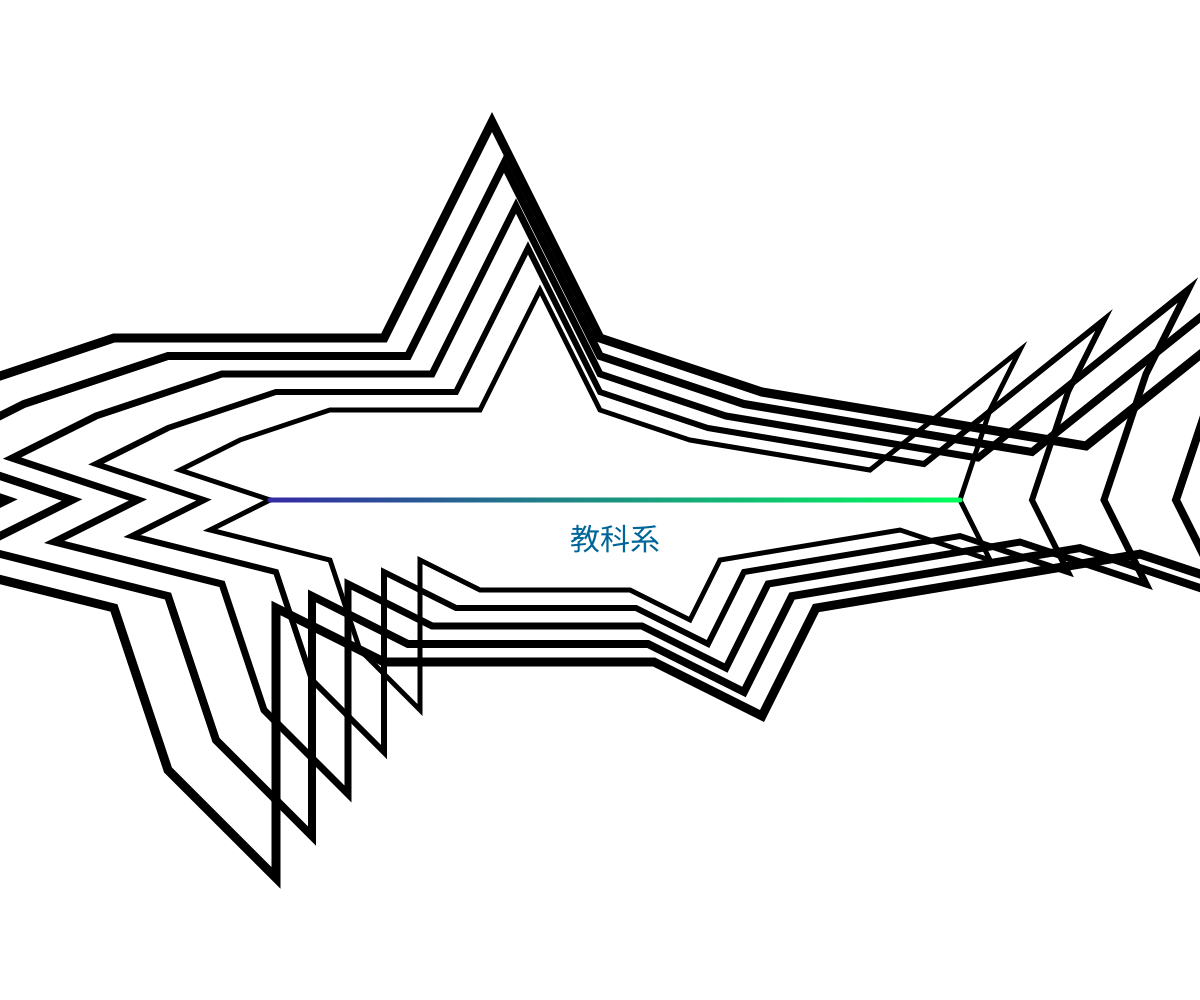
Frame 1 (no input)
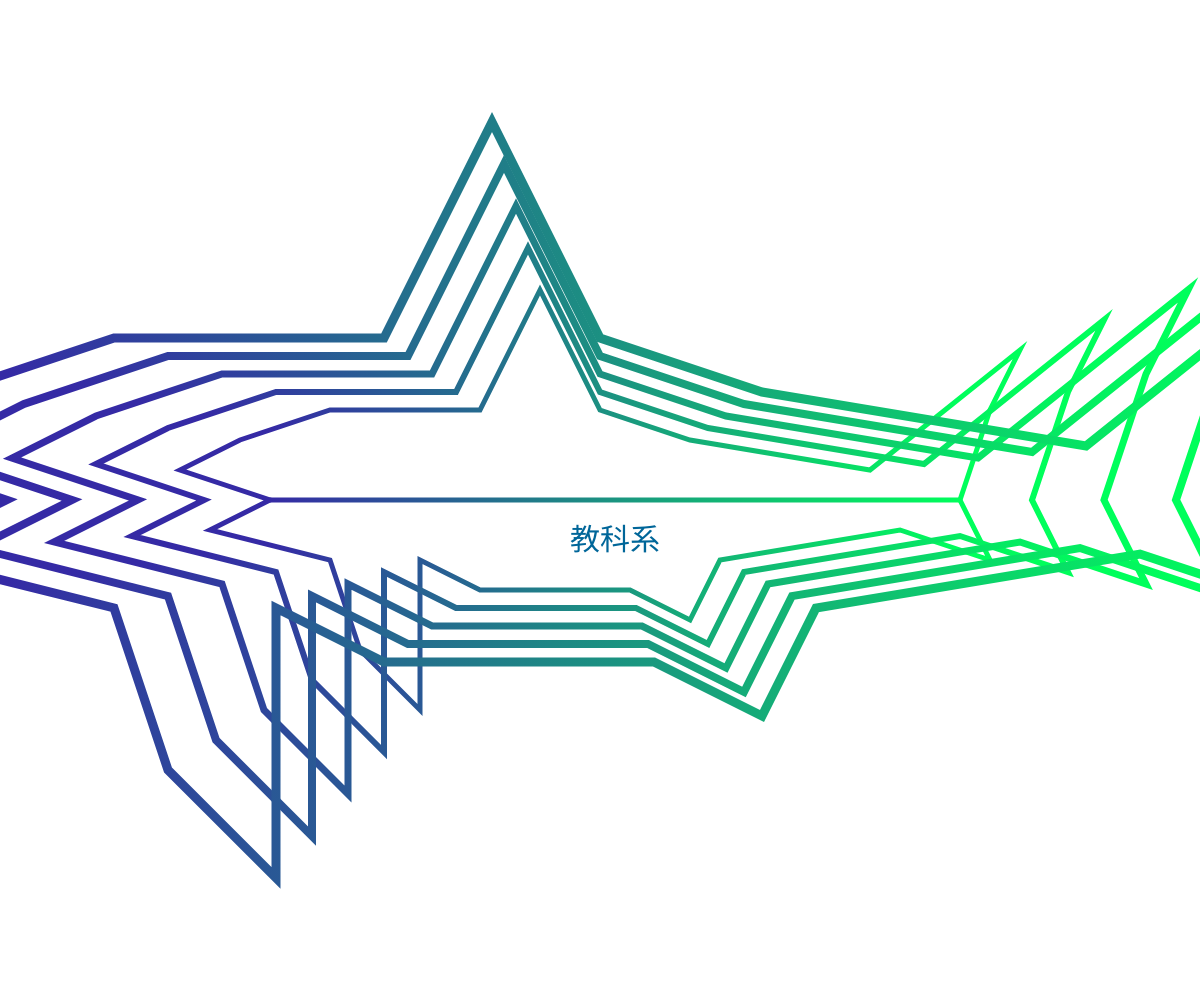
Frame 60 (no input)
Frame 120 (the mouse pressed at the canvas centre since frame 60): identical to frame 60, image omitted

The p5.js sketch that drew these frames (run headless with seeded random() and noise() and a simulated clock; from frame 60 on, the mouse is pressed at the canvas centre):

// p5.js sketch
// ── sketch.js
let points = [[14, 5], [13, 3], [12, 0],[13,-2],[10,-1],[4,-2],[3,-4],[1,-3],[-4,-3],[-6,-2],[-6,-7],[-8,-5],[-9,-2],[-13,-1],[-11,0],[-14,1],[-12,2],[-9,3],[-4,3],[-2,7],[0,3],[3,2],[9,1],[14,5]]

                function setup() {
                  createCanvas(windowWidth,windowHeight)
                  

                  for (let i = 0; i < points.length; i++) {
                    for (let j = 0; j < points[i].length; j++) 
                      points[i][j] = points[i][j] * 30;
                  }
                  background(255)
                  ctx = canvas.getContext('2d');
                  ctx.lineWidth =5;
                  ctx.lineCap = 'round'
                  }

                function draw() {
                  background(255);
                  translate(width/2, height/2); 
                  textSize(30)  
                  fill(0, 102, 153);  
                  text("教科系",-30,50)  
                  scale(1, -1); 
									
                  for (let i = 0; i < 5; i++) {
                    push();
                    scale(1+0.2*i);
                    noFill();
                    beginShape();
                    for (let j = 0; j < points.length; j++) {
                      vertex(points[j][0], points[j][1]);
                    }
                    endShape(CLOSE);
                    pop();
                  }
                
                  gradientLine(ctx,-330,0,360,0, 'rgb(53,42,165)', 'rgb(0,255,91)')
                }

                function gradientLine(ctx, x1, y1, x2, y2, c1, c2) {
                  const gradient = ctx.createLinearGradient(x1, y1, x2, y2);
                  gradient.addColorStop(0, c1);
                  gradient.addColorStop(1, c2);
                  ctx.strokeStyle = gradient;
                  
                  ctx.beginPath();
                  ctx.moveTo(x1, y1);
                  ctx.lineTo(x2, y2);
                  ctx.stroke();
                }
